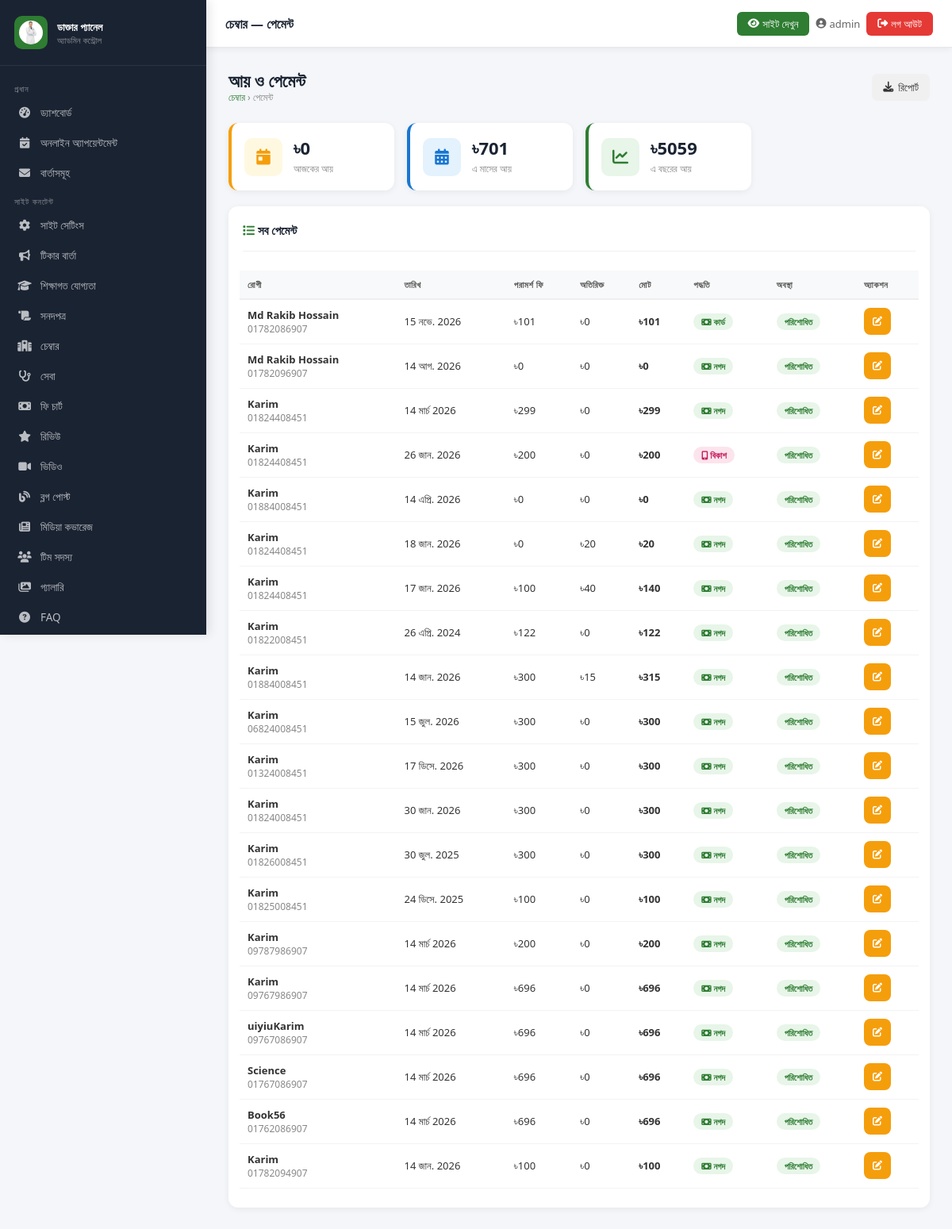
Page /admin-panel/chamber/payments/ (signed in) on the committed database.
### core/models.py (models this page shows, shortened)
class SiteSettings(models.Model):
    doctor_name = models.CharField(max_length=200, default='ডাঃ সানজিদা ইসলাম চৌধুরী')
    doctor_name_en = models.CharField(max_length=200, default='Dr. Sanjida Islam Chowdhury')
    specialty = models.CharField(max_length=200, default='গাইনী ও প্রসূতি বিশেষজ্ঞ')
    degrees = models.CharField(max_length=300, default='MBBS · FCPS · MRCOG (UK)')
    short_bio = models.TextField(verbose_name="সংক্ষিপ্ত পরিচয়", default="")
    detailed_bio = models.TextField(verbose_name="বিস্তারিত পরিচয়", default="")
    phone = models.CharField(max_length=20, default='০১৮১১-২২৩৩৪৪')
    phone_raw = models.CharField(max_length=20, default='+8801811223344')
    whatsapp = models.CharField(max_length=20, default='+8801811223344')
    email = models.EmailField(default='dr.sanjida@example.com')
    facebook_url = models.URLField(blank=True, default='https://facebook.com/dr.sanjida.bd')
    youtube_url = models.URLField(blank=True)
    profile_photo = models.ImageField(upload_to='doctor/', blank=True, null=True)
    profile_photo_url = models.URLField(blank=True, default='https://cdn.sasthyaseba.com/doctors/7410/xoWEh5iyzT9wpngIPNnKbQQiN5AnbUCE8y2hJYpv/dr-sanjida-hossain.jpg')
    years_experience = models.IntegerField(default=22)
    successful_deliveries = models.IntegerField(default=8000)
    google_rating = models.DecimalField(max_digits=3, decimal_places=1, default=4.8)
    google_review_count = models.IntegerField(default=650)
    research_papers = models.IntegerField(default=18)
    booking_fee = models.IntegerField(default=300)
    bkash_number = models.CharField(max_length=20, default='০১৮১১-২২৩৩৪৪')
    nagad_number = models.CharField(max_length=20, default='০১৮১১-২২৩৩৪৪')
    rocket_number = models.CharField(max_length=25, default='০১৮১১২২৩৩৪৪৭')
    map_embed_url = models.TextField(default='', blank=True)
    maps_link = models.URLField(blank=True, default='https://maps.google.com/?q=মিরপুর+ঢাকা')
    meta_title = models.CharField(max_length=200, default='ডাঃ সানজিদা ইসলাম চৌধুরী | গাইনী ও প্রসূতি বিশেষজ্ঞ')
    meta_description = models.TextField(blank=True, default='')
    class Meta:
        verbose_name = 'সাইট সেটিংস'
        verbose_name_plural = 'সাইট সেটিংস'
    def get_profile_photo(self):
        if self.profile_photo:
            return self.profile_photo.url
        return self.profile_photo_url

class ChamberPayment(models.Model):
    visit               = models.OneToOneField(ChamberVisit, on_delete=models.CASCADE,
                                               related_name='payment', verbose_name='ভিজিট')
    consultation_fee    = models.DecimalField(max_digits=8, decimal_places=2, default=0,
                                              verbose_name='পরামর্শ ফি')
    additional_charge   = models.DecimalField(max_digits=8, decimal_places=2, default=0,
                                              verbose_name='অতিরিক্ত চার্জ', blank=True)
    total_amount        = models.DecimalField(max_digits=8, decimal_places=2, default=0,
                                              verbose_name='মোট পরিমাণ')
    payment_method      = models.CharField(max_length=10, choices=PAYMENT_METHOD_CHOICES,
                                           default='cash', verbose_name='পেমেন্ট পদ্ধতি')
    payment_status      = models.CharField(max_length=10, choices=PAYMENT_STATUS_CHOICES,
                                           default='paid', verbose_name='পেমেন্ট অবস্থা')
    created_at          = models.DateTimeField(auto_now_add=True)
    class Meta:
        ordering = ['-created_at']
        verbose_name = 'পেমেন্ট'
        verbose_name_plural = 'পেমেন্টসমূহ'

class ChamberVisit(models.Model):
    patient         = models.ForeignKey(ChamberPatient, on_delete=models.CASCADE,
                                        related_name='visits', verbose_name='রোগী')
    visit_date      = models.DateField(default=timezone.now, verbose_name='ভিজিটের তারিখ')
    visit_type      = models.CharField(max_length=10, choices=VISIT_TYPE_CHOICES,
                                       default='new', verbose_name='ভিজিটের ধরন')
    symptoms        = models.TextField(blank=True, verbose_name='লক্ষণ')
    diagnosis       = models.TextField(blank=True, verbose_name='রোগ নির্ণয়')
    followup_date   = models.DateField(null=True, blank=True, verbose_name='পরবর্তী ফলো-আপ তারিখ')
    doctor_fee      = models.DecimalField(max_digits=8, decimal_places=2, default=0,
                                          verbose_name='ডাক্তার ফি')
    notes           = models.TextField(blank=True, verbose_name='নোট')
    created_at      = models.DateTimeField(auto_now_add=True)
    class Meta:
        ordering = ['-visit_date', '-created_at']
        verbose_name = 'ভিজিট'
        verbose_name_plural = 'ভিজিটসমূহ'

class ChamberPatient(models.Model):
    patient_id      = models.CharField(max_length=20, unique=True, editable=False)
    name            = models.CharField(max_length=200, verbose_name='রোগীর নাম')
    phone           = models.CharField(max_length=20, unique=True, verbose_name='মোবাইল নম্বর')
    age             = models.PositiveIntegerField(verbose_name='বয়স', null=True, blank=True)
    gender          = models.CharField(max_length=10, choices=GENDER_CHOICES, null=True, blank=True, verbose_name='লিঙ্গ')
    district        = models.CharField(max_length=30, choices=DISTRICT_CHOICES, null=True, blank=True, verbose_name='জেলা')
    area            = models.ForeignKey(Area, on_delete=models.SET_NULL, null=True, blank=True, verbose_name='এলাকা')
    address         = models.TextField(verbose_name='ঠিকানা', blank=True)
    first_visit_date = models.DateField(default=timezone.now, verbose_name='প্রথম ভিজিটের তারিখ')
    notes           = models.TextField(blank=True, verbose_name='নোট')
    created_at      = models.DateTimeField(auto_now_add=True)
    class Meta:
        ordering = ['-created_at']
        verbose_name = 'চেম্বার রোগী'
        verbose_name_plural = 'চেম্বার রোগী'

### core/admin_views.py (the view, shortened to what this page needs)
# urls.py: path('chamber/payments/', av.chamber_payments, name='chamber_payments'),
@login_required(login_url='/admin-panel/login/')
def chamber_payments(request):
    if not _admin_check(request):
        return redirect('admin_login')
    today = date.today()
    month_start = today.replace(day=1)
    year_start = today.replace(month=1, day=1)
    income_today = ChamberPayment.objects.filter(
        visit__visit_date=today, payment_status='paid'
    ).aggregate(total=Sum('total_amount'))['total'] or 0
    income_month = ChamberPayment.objects.filter(
        visit__visit_date__gte=month_start, payment_status='paid'
    ).aggregate(total=Sum('total_amount'))['total'] or 0
    income_year = ChamberPayment.objects.filter(
        visit__visit_date__gte=year_start, payment_status='paid'
    ).aggregate(total=Sum('total_amount'))['total'] or 0
    payments = ChamberPayment.objects.select_related(
        'visit__patient'
    ).order_by('-created_at')
    page = request.GET.get('page', 1)
    paginator = Paginator(payments, 20)
    try:
        payments_page = paginator.page(page)
    except PageNotAnInteger:
        payments_page = paginator.page(1)
    except EmptyPage:
        payments_page = paginator.page(paginator.num_pages)
    context = {
        'payments': payments_page,                      # Paginated payments
        'income_today': income_today,
        'income_month': income_month,
        'income_year': income_year,
        'payment_methods': ChamberPayment._meta.get_field('payment_method').choices,
        'payment_statuses': ChamberPayment._meta.get_field('payment_status').choices,
        'site': _get_site(),
    }
    return render(request, 'admin_panel/chamber/payments.html', context)

### core/admin_views.py (called while the page is built)
def _admin_check(request):
    return request.user.is_authenticated and (request.user.is_staff or request.user.is_superuser)

def _get_site():
    from core.models import SiteSettings
    return SiteSettings.objects.first()

### core/context_processors.py (called while the page is built)
def site_settings(request):
    try:
        settings = SiteSettings.objects.first()
        if not settings:
            settings = SiteSettings()
    except Exception:
        settings = SiteSettings()
    return {'site': settings}

### templates/admin_panel/chamber/payments.html (shortened to what this page needs)
{% extends "admin_panel/base_admin.html" %}
{% block page_title %}চেম্বার — পেমেন্ট{% endblock %}
{% block content %}
<div class="page-header">
  <div>
    <h1>আয় ও পেমেন্ট</h1>
    <div class="breadcrumb"><a href="{% url 'chamber_dashboard' %}">চেম্বার</a> › পেমেন্ট</div>
  </div>
  <a href="{% url 'chamber_reports' %}" class="btn btn-secondary"><i class="fas fa-download"></i> রিপোর্ট</a>
</div>
<div class="stats-grid" style="margin-bottom:20px">
  <div class="stat-card stat-card--amber">
    <div class="stat-icon stat-icon--amber"><i class="fas fa-calendar-day"></i></div>
    <div class="stat-info"><p>৳{{ income_today|floatformat:0 }}</p><span>আজকের আয়</span></div>
  </div>
  <div class="stat-card" style="border-left-color:#1976d2">
    <div class="stat-icon stat-icon--blue"><i class="fas fa-calendar-alt"></i></div>
    <div class="stat-info"><p>৳{{ income_month|floatformat:0 }}</p><span>এ মাসের আয়</span></div>
  </div>
  <div class="stat-card">
    <div class="stat-icon"><i class="fas fa-chart-line"></i></div>
    <div class="stat-info"><p>৳{{ income_year|floatformat:0 }}</p><span>এ বছরের আয়</span></div>
  </div>
</div>
<div class="card">
  <div class="card__header">
    <span class="card__title"><i class="fas fa-list" style="color:#2e7d32"></i> সব পেমেন্ট</span>
  </div>
  <div class="table-responsive">
    <table class="tbl">
      <thead>
        <tr>
          <th>রোগী</th>
          <th>তারিখ</th>
          <th>পরামর্শ ফি</th>
          <th>অতিরিক্ত</th>
          <th>মোট</th>
          <th>পদ্ধতি</th>
          <th>অবস্থা</th>
          <th>অ্যাকশন</th>
        </tr>
      </thead>
      <tbody>
        {% for pay in payments %}
        <tr>
          <td>
            <strong>{{ pay.visit.patient.name }}</strong>
            <div class="text-muted">{{ pay.visit.patient.phone }}</div>
          </td>
          <td>{{ pay.visit.visit_date|date:"d M Y" }}</td>
          <td>৳{{ pay.consultation_fee|floatformat:0 }}</td>
          <td>৳{{ pay.additional_charge|floatformat:0 }}</td>
          <td><strong>৳{{ pay.total_amount|floatformat:0 }}</strong></td>
          <td>
            {% if pay.payment_method == 'bkash' %}
              <span class="badge" style="background:#fce4ec;color:#c2185b"><i class="fas fa-mobile-alt"></i> বিকাশ</span>
            {% elif pay.payment_method == 'nagad' %}
              <span class="badge" style="background:#fff3e0;color:#e65100"><i class="fas fa-mobile-alt"></i> নগদ</span>
            {% else %}
              <span class="badge badge-success"><i class="fas fa-money-bill"></i> {{ pay.get_payment_method_display }}</span>
            {% endif %}
          </td>
          <td>
            <span class="badge {% if pay.payment_status == 'paid' %}badge-success{% elif pay.payment_status == 'due' %}badge-danger{% else %}badge-warning{% endif %}">
              {{ pay.get_payment_status_display }}
            </span>
          </td>
          <td>
            <button class="btn btn-warning btn-sm btn-icon" onclick="openEditPayModal({{ pay.pk }},{{ pay.consultation_fee }},{{ pay.additional_charge }},'{{ pay.payment_method }}','{{ pay.payment_status }}')">
              <i class="fas fa-edit"></i>
            </button>
          </td>
        </tr>
        {% empty %}
        <tr><td colspan="8"><div class="empty-state"><i class="fas fa-coins"></i><p>কোনো পেমেন্ট নেই</p></div></td></tr>
        {% endfor %}
      </tbody>
    </table>
  </div>
</div>
{% endblock %}

### templates/admin_panel/base_admin.html (shortened to what this page needs)
<!DOCTYPE html>
<html lang="bn">
<head>
  <link rel="stylesheet" href="https://cdnjs.cloudflare.com/ajax/libs/font-awesome/6.5.0/css/all.min.css">
  {% load static %}
</head>
<body>
<aside class="sidebar" id="sidebar">
  <div class="sidebar__brand">
    <div class="sidebar__brand-icon"><img src="{{ site.get_profile_photo }}" height="30" width="30" alt="{{ site.doctor_name }}" style="border-radius:50%; object-fit:cover;" /></div>
    <div class="sidebar__brand-text">
      <h3>ডাক্তার প্যানেল</h3>
      <p>অ্যাডমিন কন্ট্রোল</p>
    </div>
  </div>
  <nav class="sidebar__nav">
    <div class="nav-section-label">প্রধান</div>
    <a href="{% url 'admin_dashboard' %}" class="sidebar__link {% block nav_dashboard %}{% endblock %}"><i class="fas fa-tachometer-alt"></i> ড্যাশবোর্ড</a>
    <a href="{% url 'admin_appointments' %}" class="sidebar__link {% block nav_appointments %}{% endblock %}"><i class="fas fa-calendar-check"></i>অনলাইন অ্যাপয়েন্টমেন্ট</a>
    <a href="{% url 'admin_messages' %}" class="sidebar__link {% block nav_messages %}{% endblock %}"><i class="fas fa-envelope"></i> বার্তাসমূহ</a>
    <div class="nav-section-label">সাইট কনটেন্ট</div>
    <a href="{% url 'admin_site_settings' %}" class="sidebar__link {% block nav_settings %}{% endblock %}"><i class="fas fa-cog"></i> সাইট সেটিংস</a>
    <a href="{% url 'admin_tickers' %}" class="sidebar__link {% block nav_tickers %}{% endblock %}"><i class="fas fa-bullhorn"></i> টিকার বার্তা</a>
    <a href="{% url 'admin_qualifications' %}" class="sidebar__link {% block nav_qualifications %}{% endblock %}"><i class="fas fa-graduation-cap"></i> শিক্ষাগত যোগ্যতা</a>
    <a href="{% url 'admin_certificates' %}" class="sidebar__link {% block nav_certificates %}{% endblock %}"><i class="fas fa-scroll"></i> সনদপত্র</a>
    <a href="{% url 'admin_chambers' %}" class="sidebar__link {% block nav_chambers %}{% endblock %}"><i class="fas fa-hospital-alt"></i> চেম্বার</a>
    <a href="{% url 'admin_services' %}" class="sidebar__link {% block nav_services %}{% endblock %}"><i class="fas fa-stethoscope"></i> সেবা</a>
    <a href="{% url 'admin_fees' %}" class="sidebar__link {% block nav_fees %}{% endblock %}"><i class="fas fa-money-bill"></i> ফি চার্ট</a>
    <a href="{% url 'admin_reviews' %}" class="sidebar__link {% block nav_reviews %}{% endblock %}"><i class="fas fa-star"></i> রিভিউ</a>
    <a href="{% url 'admin_videos' %}" class="sidebar__link {% block nav_videos %}{% endblock %}"><i class="fas fa-video"></i> ভিডিও</a>
    <a href="{% url 'admin_blogs' %}" class="sidebar__link {% block nav_blogs %}{% endblock %}"><i class="fas fa-blog"></i> ব্লগ পোস্ট</a>
    <a href="{% url 'admin_media' %}" class="sidebar__link {% block nav_media %}{% endblock %}"><i class="fas fa-newspaper"></i> মিডিয়া কভারেজ</a>
    <a href="{% url 'admin_team' %}" class="sidebar__link {% block nav_team %}{% endblock %}"><i class="fas fa-users"></i> টিম সদস্য</a>
    <a href="{% url 'admin_gallery' %}" class="sidebar__link ">
    <i class="fas fa-images"></i> গ্যালারি
</a>
    <a href="{% url 'admin_faqs' %}" class="sidebar__link {% block nav_faqs %}{% endblock %}"><i class="fas fa-question-circle"></i> FAQ</a>
<a href="{% url 'admin_hero_degrees' %}" class="sidebar__link {% if request.resolver_match.url_name == 'admin_hero_degrees' %}active{% endif %}">
</a>
  </nav>
</aside>
<div class="topbar">
  <div style="display:flex; align-items:center; gap:8px;">
    <span class="topbar__title">{% block page_title %}ড্যাশবোর্ড{% endblock %}</span>
  </div>
  <div class="topbar__right">
    <a href="/" target="_blank" class="view-site-btn"><i class="fas fa-eye"></i> <span class="hide-xs">সাইট দেখুন</span></a>
    <span class="topbar__user"><i class="fas fa-user-circle"></i> <span class="hide-sm">{{ request.user.username }}</span></span>
    <a href="{% url 'admin_logout' %}" class="topbar__logout"><i class="fas fa-sign-out-alt"></i> <span class="hide-xs">লগ আউট</span></a>
  </div>
</div>
<main class="main-content">
  {% block content %}{% endblock %}
</main>
</body>
</html>

### rows in the picture
SiteSettings: get_profile_photo (picture)
ChamberPayment: visit.patient.name "Md Rakib Hossain", visit.patient.phone "01782086907", visit.visit_date "15 নভে. 2026", consultation_fee "101", additional_charge "0", total_amount "101", payment_method "কার্ড", payment_status "পরিশোধিত"
ChamberPayment: visit.patient.name "Md Rakib Hossain", visit.patient.phone "01782096907", visit.visit_date "14 আগ. 2026", consultation_fee "0", additional_charge "0", total_amount "0", payment_method "নগদ", payment_status "পরিশোধিত"
ChamberPayment: visit.patient.name "Karim", visit.patient.phone "01824408451", visit.visit_date "14 মার্চ 2026", consultation_fee "299", additional_charge "0", total_amount "299", payment_method "নগদ", payment_status "পরিশোধিত"
ChamberPayment: visit.patient.name "Karim", visit.patient.phone "01824408451", visit.visit_date "26 জান. 2026", consultation_fee "200", additional_charge "0", total_amount "200", payment_method "bkash" (drawn), payment_status "পরিশোধিত"
ChamberPayment: visit.patient.name "Karim", visit.patient.phone "01884008451", visit.visit_date "14 এপ্রি. 2026", consultation_fee "0", additional_charge "0", total_amount "0", payment_method "নগদ", payment_status "পরিশোধিত"
ChamberPayment: visit.patient.name "Karim", visit.patient.phone "01824408451", visit.visit_date "18 জান. 2026", consultation_fee "0", additional_charge "20", total_amount "20", payment_method "নগদ", payment_status "পরিশোধিত"
ChamberPayment: visit.patient.name "Karim", visit.patient.phone "01824408451", visit.visit_date "17 জান. 2026", consultation_fee "100", additional_charge "40", total_amount "140", payment_method "নগদ", payment_status "পরিশোধিত"
ChamberPayment: visit.patient.name "Karim", visit.patient.phone "01822008451", visit.visit_date "26 এপ্রি. 2024", consultation_fee "122", additional_charge "0", total_amount "122", payment_method "নগদ", payment_status "পরিশোধিত"
ChamberPayment: visit.patient.name "Karim", visit.patient.phone "01884008451", visit.visit_date "14 জান. 2026", consultation_fee "300", additional_charge "15", total_amount "315", payment_method "নগদ", payment_status "পরিশোধিত"
ChamberPayment: visit.patient.name "Karim", visit.patient.phone "06824008451", visit.visit_date "15 জুল. 2026", consultation_fee "300", additional_charge "0", total_amount "300", payment_method "নগদ", payment_status "পরিশোধিত"
ChamberPayment: visit.patient.name "Karim", visit.patient.phone "01324008451", visit.visit_date "17 ডিসে. 2026", consultation_fee "300", additional_charge "0", total_amount "300", payment_method "নগদ", payment_status "পরিশোধিত"
ChamberPayment: visit.patient.name "Karim", visit.patient.phone "01824008451", visit.visit_date "30 জান. 2026", consultation_fee "300", additional_charge "0", total_amount "300", payment_method "নগদ", payment_status "পরিশোধিত"
ChamberPayment: visit.patient.name "Karim", visit.patient.phone "01826008451", visit.visit_date "30 জুল. 2025", consultation_fee "300", additional_charge "0", total_amount "300", payment_method "নগদ", payment_status "পরিশোধিত"
ChamberPayment: visit.patient.name "Karim", visit.patient.phone "01825008451", visit.visit_date "24 ডিসে. 2025", consultation_fee "100", additional_charge "0", total_amount "100", payment_method "নগদ", payment_status "পরিশোধিত"
ChamberPayment: visit.patient.name "Karim", visit.patient.phone "09787986907", visit.visit_date "14 মার্চ 2026", consultation_fee "200", additional_charge "0", total_amount "200", payment_method "নগদ", payment_status "পরিশোধিত"
ChamberPayment: visit.patient.name "Karim", visit.patient.phone "09767986907", visit.visit_date "14 মার্চ 2026", consultation_fee "696", additional_charge "0", total_amount "696", payment_method "নগদ", payment_status "পরিশোধিত"
ChamberPayment: visit.patient.name "uiyiuKarim", visit.patient.phone "09767086907", visit.visit_date "14 মার্চ 2026", consultation_fee "696", additional_charge "0", total_amount "696", payment_method "নগদ", payment_status "পরিশোধিত"
ChamberPayment: visit.patient.name "Science", visit.patient.phone "01767086907", visit.visit_date "14 মার্চ 2026", consultation_fee "696", additional_charge "0", total_amount "696", payment_method "নগদ", payment_status "পরিশোধিত"
ChamberPayment: visit.patient.name "Book56", visit.patient.phone "01762086907", visit.visit_date "14 মার্চ 2026", consultation_fee "696", additional_charge "0", total_amount "696", payment_method "নগদ", payment_status "পরিশোধিত"
ChamberPayment: visit.patient.name "Karim", visit.patient.phone "01782094907", visit.visit_date "14 জান. 2026", consultation_fee "100", additional_charge "0", total_amount "100", payment_method "নগদ", payment_status "পরিশোধিত"

### other values in the picture
{{ request.user.username }} "admin"
{{ income_today|floatformat:0 }} "0"
{{ income_month|floatformat:0 }} "701"
{{ income_year|floatformat:0 }} "5059"
